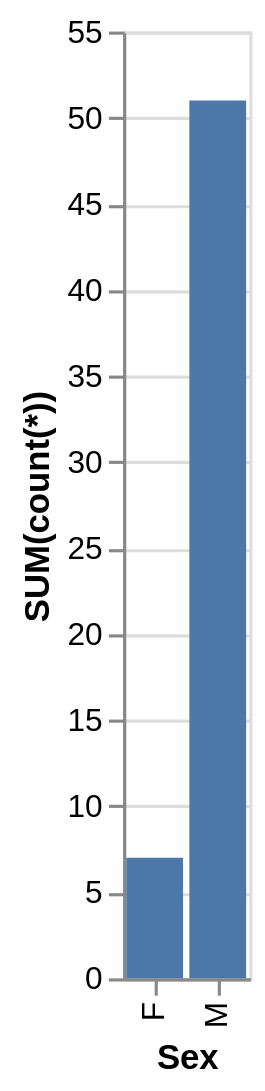

This figure's Vega-Lite source:
### Vega-Lite specification from a JSON file in a GitHub repository (floating-point values rounded to 4 significant figures)
{"data": {"values": [{"x_data": "F", "y_data": 7}, {"x_data": "M", "y_data": 51}]}, "mark": "bar", "encoding": {"x": {"field": "x_data", "type": "nominal", "title": "Sex", "sort": "ascending"}, "y": {"field": "y_data", "type": "quantitative", "title": "SUM(count(*))"}}}
